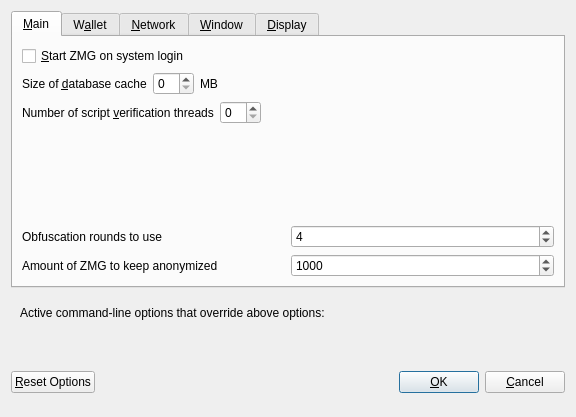
<?xml version="1.0" encoding="UTF-8"?>
<ui version="4.0">
 <class>OptionsDialog</class>
 <widget class="QDialog" name="OptionsDialog">
  <property name="geometry">
   <rect>
    <x>0</x>
    <y>0</y>
    <width>576</width>
    <height>417</height>
   </rect>
  </property>
  <property name="windowTitle">
   <string>Options</string>
  </property>
  <property name="modal">
   <bool>true</bool>
  </property>
  <layout class="QVBoxLayout" name="verticalLayout">
   <item>
    <widget class="QTabWidget" name="tabWidget">
     <property name="currentIndex">
      <number>0</number>
     </property>
     <widget class="QWidget" name="tabMain">
      <attribute name="title">
       <string>&amp;Main</string>
      </attribute>
      <layout class="QVBoxLayout" name="verticalLayout_Main">
       <item>
        <widget class="QCheckBox" name="bitcoinAtStartup">
         <property name="toolTip">
          <string>Automatically start ZMG after logging in to the system.</string>
         </property>
         <property name="text">
          <string>&amp;Start ZMG on system login</string>
         </property>
        </widget>
       </item>
       <item>
        <layout class="QHBoxLayout" name="horizontalLayout_2_Main">
         <item>
          <widget class="QLabel" name="databaseCacheLabel">
           <property name="text">
            <string>Size of &amp;database cache</string>
           </property>
           <property name="textFormat">
            <enum>Qt::PlainText</enum>
           </property>
           <property name="buddy">
            <cstring>databaseCache</cstring>
           </property>
          </widget>
         </item>
         <item>
          <widget class="QSpinBox" name="databaseCache"/>
         </item>
         <item>
          <widget class="QLabel" name="databaseCacheUnitLabel">
           <property name="text">
            <string>MB</string>
           </property>
           <property name="textFormat">
            <enum>Qt::PlainText</enum>
           </property>
          </widget>
         </item>
         <item>
          <spacer name="horizontalSpacer_2_Main">
           <property name="orientation">
            <enum>Qt::Horizontal</enum>
           </property>
           <property name="sizeHint" stdset="0">
            <size>
             <width>40</width>
             <height>20</height>
            </size>
           </property>
          </spacer>
         </item>
        </layout>
       </item>
       <item>
        <layout class="QHBoxLayout" name="horizontalLayout_3_Main">
         <item>
          <widget class="QLabel" name="threadsScriptVerifLabel">
           <property name="text">
            <string>Number of script &amp;verification threads</string>
           </property>
           <property name="textFormat">
            <enum>Qt::PlainText</enum>
           </property>
           <property name="buddy">
            <cstring>threadsScriptVerif</cstring>
           </property>
          </widget>
         </item>
         <item>
          <widget class="QSpinBox" name="threadsScriptVerif">
           <property name="toolTip">
            <string>(0 = auto, &lt;0 = leave that many cores free)</string>
           </property>
          </widget>
         </item>
         <item>
          <spacer name="horizontalSpacer_3_Main">
           <property name="orientation">
            <enum>Qt::Horizontal</enum>
           </property>
           <property name="sizeHint" stdset="0">
            <size>
             <width>40</width>
             <height>20</height>
            </size>
           </property>
          </spacer>
         </item>
        </layout>
       </item>
       <item>
        <spacer name="verticalSpacer_Main">
         <property name="orientation">
          <enum>Qt::Vertical</enum>
         </property>
         <property name="sizeHint" stdset="0">
          <size>
           <width>20</width>
           <height>40</height>
          </size>
         </property>
        </spacer>
       </item>
       <item>
        <layout class="QHBoxLayout" name="horizontalLayout_4_Main">
         <item>
          <widget class="QLabel" name="label">
           <property name="toolTip">
            <string>This setting determines the amount of individual masternodes that an input will be anonymized through.&lt;br/&gt;More rounds of anonymization gives a higher degree of privacy, but also costs more in fees.</string>
           </property>
           <property name="text">
            <string>Obfuscation rounds to use</string>
           </property>
          </widget>
         </item>
         <item>
          <widget class="QSpinBox" name="obfuscationRounds">
           <property name="minimum">
            <number>2</number>
           </property>
           <property name="maximum">
            <number>8</number>
           </property>
           <property name="value">
            <number>4</number>
           </property>
          </widget>
         </item>
        </layout>
       </item>
       <item>
        <layout class="QHBoxLayout" name="horizontalLayout">
         <item>
          <widget class="QLabel" name="label_2">
           <property name="toolTip">
            <string>This amount acts as a threshold to turn off Obfuscation once it's reached.</string>
           </property>
           <property name="statusTip">
            <string notr="true"/>
           </property>
           <property name="whatsThis">
            <string notr="true"/>
           </property>
           <property name="accessibleName">
            <string notr="true"/>
           </property>
           <property name="accessibleDescription">
            <string notr="true"/>
           </property>
           <property name="text">
            <string>Amount of ZMG to keep anonymized</string>
           </property>
          </widget>
         </item>
         <item>
          <widget class="QSpinBox" name="anonymizeZmg">
           <property name="minimum">
            <number>100</number>
           </property>
           <property name="maximum">
            <number>100000</number>
           </property>
           <property name="singleStep">
            <number>100</number>
           </property>
           <property name="value">
            <number>1000</number>
           </property>
          </widget>
         </item>
        </layout>
       </item>
      </layout>
     </widget>
     <widget class="QWidget" name="tabWallet">
      <attribute name="title">
       <string>W&amp;allet</string>
      </attribute>
      <layout class="QVBoxLayout" name="verticalLayout_Wallet">
       <item>
        <widget class="QGroupBox" name="groupBox">
         <property name="title">
          <string>Expert</string>
         </property>
         <layout class="QVBoxLayout" name="verticalLayout_2">
          <item>
           <widget class="QCheckBox" name="coinControlFeatures">
            <property name="toolTip">
             <string>Whether to show coin control features or not.</string>
            </property>
            <property name="text">
             <string>Enable coin &amp;control features</string>
            </property>
           </widget>
          </item>
          <item>
           <widget class="QCheckBox" name="showMasternodesTab">
            <property name="toolTip">
             <string>Show additional tab listing all your masternodes in first sub-tab&lt;br/&gt;and all masternodes on the network in second sub-tab.</string>
            </property>
            <property name="text">
             <string>Show Masternodes Tab</string>
            </property>
           </widget>
          </item>
          <item>
           <widget class="QCheckBox" name="spendZeroConfChange">
            <property name="toolTip">
             <string>If you disable the spending of unconfirmed change, the change from a transaction&lt;br/&gt;cannot be used until that transaction has at least one confirmation.&lt;br/&gt;This also affects how your balance is computed.</string>
            </property>
            <property name="text">
             <string>&amp;Spend unconfirmed change</string>
            </property>
           </widget>
          </item>
         </layout>
        </widget>
       </item>
       <item>
        <spacer name="verticalSpacer_Wallet">
         <property name="orientation">
          <enum>Qt::Vertical</enum>
         </property>
         <property name="sizeHint" stdset="0">
          <size>
           <width>20</width>
           <height>40</height>
          </size>
         </property>
        </spacer>
       </item>
      </layout>
     </widget>
     <widget class="QWidget" name="tabNetwork">
      <attribute name="title">
       <string>&amp;Network</string>
      </attribute>
      <layout class="QVBoxLayout" name="verticalLayout_Network">
       <item>
        <widget class="QCheckBox" name="mapPortUpnp">
         <property name="toolTip">
          <string>Automatically open the ZMG client port on the router. This only works when your router supports UPnP and it is enabled.</string>
         </property>
         <property name="text">
          <string>Map port using &amp;UPnP</string>
         </property>
        </widget>
       </item>
       <item>
        <widget class="QCheckBox" name="allowIncoming">
         <property name="toolTip">
          <string>Accept connections from outside</string>
         </property>
         <property name="text">
          <string>Allow incoming connections</string>
         </property>
        </widget>
       </item>
       <item>
        <widget class="QCheckBox" name="connectSocks">
         <property name="toolTip">
          <string>Connect to the ZMG network through a SOCKS5 proxy.</string>
         </property>
         <property name="text">
          <string>&amp;Connect through SOCKS5 proxy (default proxy):</string>
         </property>
        </widget>
       </item>
       <item>
        <layout class="QHBoxLayout" name="horizontalLayout_1_Network">
         <item>
          <widget class="QLabel" name="proxyIpLabel">
           <property name="text">
            <string>Proxy &amp;IP:</string>
           </property>
           <property name="textFormat">
            <enum>Qt::PlainText</enum>
           </property>
           <property name="buddy">
            <cstring>proxyIp</cstring>
           </property>
          </widget>
         </item>
         <item>
          <widget class="QValidatedLineEdit" name="proxyIp">
           <property name="minimumSize">
            <size>
             <width>140</width>
             <height>0</height>
            </size>
           </property>
           <property name="maximumSize">
            <size>
             <width>140</width>
             <height>16777215</height>
            </size>
           </property>
           <property name="toolTip">
            <string>IP address of the proxy (e.g. IPv4: 127.0.0.1 / IPv6: ::1)</string>
           </property>
          </widget>
         </item>
         <item>
          <widget class="QLabel" name="proxyPortLabel">
           <property name="text">
            <string>&amp;Port:</string>
           </property>
           <property name="textFormat">
            <enum>Qt::PlainText</enum>
           </property>
           <property name="buddy">
            <cstring>proxyPort</cstring>
           </property>
          </widget>
         </item>
         <item>
          <widget class="QLineEdit" name="proxyPort">
           <property name="minimumSize">
            <size>
             <width>55</width>
             <height>0</height>
            </size>
           </property>
           <property name="maximumSize">
            <size>
             <width>55</width>
             <height>16777215</height>
            </size>
           </property>
           <property name="toolTip">
            <string>Port of the proxy (e.g. 9050)</string>
           </property>
          </widget>
         </item>
         <item>
          <spacer name="horizontalSpacer_1_Network">
           <property name="orientation">
            <enum>Qt::Horizontal</enum>
           </property>
           <property name="sizeHint" stdset="0">
            <size>
             <width>40</width>
             <height>20</height>
            </size>
           </property>
          </spacer>
         </item>
        </layout>
       </item>
       <item>
        <spacer name="verticalSpacer_Network">
         <property name="orientation">
          <enum>Qt::Vertical</enum>
         </property>
         <property name="sizeHint" stdset="0">
          <size>
           <width>20</width>
           <height>40</height>
          </size>
         </property>
        </spacer>
       </item>
      </layout>
     </widget>
     <widget class="QWidget" name="tabWindow">
      <attribute name="title">
       <string>&amp;Window</string>
      </attribute>
      <layout class="QVBoxLayout" name="verticalLayout_Window">
       <item>
        <widget class="QCheckBox" name="minimizeToTray">
         <property name="toolTip">
          <string>Show only a tray icon after minimizing the window.</string>
         </property>
         <property name="text">
          <string>&amp;Minimize to the tray instead of the taskbar</string>
         </property>
        </widget>
       </item>
       <item>
        <widget class="QCheckBox" name="minimizeOnClose">
         <property name="toolTip">
          <string>Minimize instead of exit the application when the window is closed. When this option is enabled, the application will be closed only after selecting Quit in the menu.</string>
         </property>
         <property name="text">
          <string>M&amp;inimize on close</string>
         </property>
        </widget>
       </item>
       <item>
        <spacer name="verticalSpacer_Window">
         <property name="orientation">
          <enum>Qt::Vertical</enum>
         </property>
         <property name="sizeHint" stdset="0">
          <size>
           <width>20</width>
           <height>40</height>
          </size>
         </property>
        </spacer>
       </item>
      </layout>
     </widget>
     <widget class="QWidget" name="tabDisplay">
      <attribute name="title">
       <string>&amp;Display</string>
      </attribute>
      <layout class="QVBoxLayout" name="verticalLayout_Display">
       <item>
        <layout class="QHBoxLayout" name="horizontalLayout_1_Display">
         <item>
          <widget class="QLabel" name="langLabel">
           <property name="text">
            <string>User Interface &amp;language:</string>
           </property>
           <property name="textFormat">
            <enum>Qt::PlainText</enum>
           </property>
           <property name="buddy">
            <cstring>lang</cstring>
           </property>
          </widget>
         </item>
         <item>
          <widget class="QValueComboBox" name="lang">
           <property name="toolTip">
            <string>The user interface language can be set here. This setting will take effect after restarting ZMG.</string>
           </property>
          </widget>
         </item>
        </layout>
       </item>
       <item>
        <widget class="QLabel" name="label_3">
         <property name="toolTip">
          <string notr="true"/>
         </property>
         <property name="statusTip">
          <string notr="true"/>
         </property>
         <property name="whatsThis">
          <string notr="true"/>
         </property>
         <property name="accessibleName">
          <string notr="true"/>
         </property>
         <property name="text">
          <string>Language missing or translation incomplete? Help contributing translations here:
https://www.transifex.com/zminingcommunity/zmgcoin-translations</string>
         </property>
         <property name="wordWrap">
          <bool>true</bool>
         </property>
         <property name="openExternalLinks">
          <bool>true</bool>
         </property>
         <property name="textInteractionFlags">
          <set>Qt::TextBrowserInteraction</set>
         </property>
        </widget>
       </item>
       <item>
        <layout class="QHBoxLayout" name="horizontalLayout_4_Display" stretch="0,0">
         <item>
          <widget class="QLabel" name="themeLabel">
           <property name="text">
            <string>User Interface Theme:</string>
           </property>
          </widget>
         </item>
         <item>
          <widget class="QValueComboBox" name="theme"/>
         </item>
        </layout>
       </item>
       <item>
        <widget class="Line" name="line">
         <property name="orientation">
          <enum>Qt::Horizontal</enum>
         </property>
        </widget>
       </item>
       <item>
        <layout class="QHBoxLayout" name="horizontalLayout_2_Display">
         <item>
          <widget class="QLabel" name="unitLabel">
           <property name="text">
            <string>&amp;Unit to show amounts in:</string>
           </property>
           <property name="textFormat">
            <enum>Qt::PlainText</enum>
           </property>
           <property name="buddy">
            <cstring>unit</cstring>
           </property>
          </widget>
         </item>
         <item>
          <widget class="QValueComboBox" name="unit">
           <property name="toolTip">
            <string>Choose the default subdivision unit to show in the interface and when sending coins.</string>
           </property>
          </widget>
         </item>
        </layout>
       </item>
       <item>
        <layout class="QHBoxLayout" name="horizontalLayout_5_Display">
         <item>
          <widget class="QLabel" name="digitsLabel">
           <property name="text">
            <string>Decimal digits</string>
           </property>
          </widget>
         </item>
         <item>
          <widget class="QValueComboBox" name="digits"/>
         </item>
        </layout>
       </item>
       <item>
        <layout class="QHBoxLayout" name="horizontalLayout_3_Display">
         <item>
          <widget class="QLabel" name="thirdPartyTxUrlsLabel">
           <property name="toolTip">
            <string>Third party URLs (e.g. a block explorer) that appear in the transactions tab as context menu items. %s in the URL is replaced by transaction hash. Multiple URLs are separated by vertical bar |.</string>
           </property>
           <property name="text">
            <string>Third party transaction URLs</string>
           </property>
           <property name="buddy">
            <cstring>thirdPartyTxUrls</cstring>
           </property>
          </widget>
         </item>
         <item>
          <widget class="QLineEdit" name="thirdPartyTxUrls">
           <property name="toolTip">
            <string>Third party URLs (e.g. a block explorer) that appear in the transactions tab as context menu items. %s in the URL is replaced by transaction hash. Multiple URLs are separated by vertical bar |.</string>
           </property>
          </widget>
         </item>
        </layout>
       </item>
       <item>
        <spacer name="verticalSpacer">
         <property name="orientation">
          <enum>Qt::Vertical</enum>
         </property>
         <property name="sizeHint" stdset="0">
          <size>
           <width>20</width>
           <height>40</height>
          </size>
         </property>
        </spacer>
       </item>
      </layout>
     </widget>
    </widget>
   </item>
   <item>
    <widget class="QFrame" name="frame">
     <layout class="QVBoxLayout" name="verticalLayout_Bottom">
      <item>
       <layout class="QHBoxLayout" name="horizontalLayout_Bottom">
        <item>
         <widget class="QLabel" name="overriddenByCommandLineInfoLabel">
          <property name="text">
           <string>Active command-line options that override above options:</string>
          </property>
          <property name="textFormat">
           <enum>Qt::PlainText</enum>
          </property>
         </widget>
        </item>
        <item>
         <spacer name="horizontalSpacer_Bottom">
          <property name="orientation">
           <enum>Qt::Horizontal</enum>
          </property>
          <property name="sizeHint" stdset="0">
           <size>
            <width>40</width>
            <height>20</height>
           </size>
          </property>
         </spacer>
        </item>
       </layout>
      </item>
      <item>
       <widget class="QLabel" name="overriddenByCommandLineLabel">
        <property name="text">
         <string/>
        </property>
        <property name="textFormat">
         <enum>Qt::PlainText</enum>
        </property>
        <property name="wordWrap">
         <bool>true</bool>
        </property>
       </widget>
      </item>
     </layout>
    </widget>
   </item>
   <item>
    <layout class="QHBoxLayout" name="horizontalLayout_Buttons">
     <item>
      <widget class="QPushButton" name="resetButton">
       <property name="toolTip">
        <string>Reset all client options to default.</string>
       </property>
       <property name="text">
        <string>&amp;Reset Options</string>
       </property>
       <property name="autoDefault">
        <bool>false</bool>
       </property>
      </widget>
     </item>
     <item>
      <spacer name="horizontalSpacer_1">
       <property name="orientation">
        <enum>Qt::Horizontal</enum>
       </property>
       <property name="sizeHint" stdset="0">
        <size>
         <width>40</width>
         <height>48</height>
        </size>
       </property>
      </spacer>
     </item>
     <item>
      <widget class="QLabel" name="statusLabel">
       <property name="minimumSize">
        <size>
         <width>200</width>
         <height>0</height>
        </size>
       </property>
       <property name="font">
        <font>
         <weight>75</weight>
         <bold>true</bold>
        </font>
       </property>
       <property name="text">
        <string/>
       </property>
       <property name="textFormat">
        <enum>Qt::PlainText</enum>
       </property>
       <property name="wordWrap">
        <bool>true</bool>
       </property>
      </widget>
     </item>
     <item>
      <spacer name="horizontalSpacer_2">
       <property name="orientation">
        <enum>Qt::Horizontal</enum>
       </property>
       <property name="sizeHint" stdset="0">
        <size>
         <width>40</width>
         <height>48</height>
        </size>
       </property>
      </spacer>
     </item>
     <item>
      <widget class="QPushButton" name="okButton">
       <property name="text">
        <string>&amp;OK</string>
       </property>
       <property name="autoDefault">
        <bool>false</bool>
       </property>
       <property name="default">
        <bool>true</bool>
       </property>
      </widget>
     </item>
     <item>
      <widget class="QPushButton" name="cancelButton">
       <property name="text">
        <string>&amp;Cancel</string>
       </property>
       <property name="autoDefault">
        <bool>false</bool>
       </property>
      </widget>
     </item>
    </layout>
   </item>
  </layout>
 </widget>
 <customwidgets>
  <customwidget>
   <class>QValidatedLineEdit</class>
   <extends>QLineEdit</extends>
   <header>qvalidatedlineedit.h</header>
  </customwidget>
  <customwidget>
   <class>QValueComboBox</class>
   <extends>QComboBox</extends>
   <header>qvaluecombobox.h</header>
  </customwidget>
 </customwidgets>
 <resources/>
 <connections/>
</ui>
